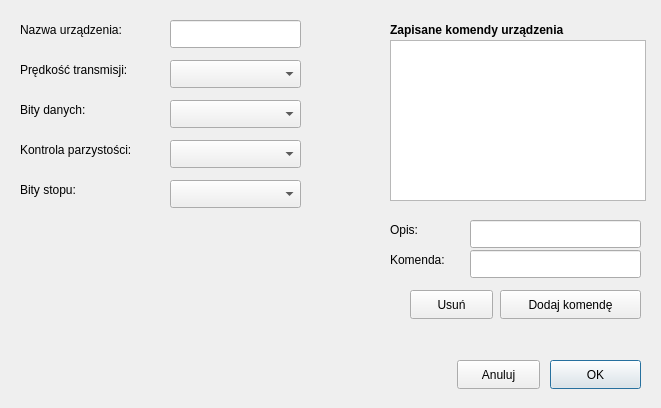
<?xml version="1.0" encoding="UTF-8"?>
<ui version="4.0">
 <class>add_divice_form</class>
 <widget class="QDialog" name="add_divice_form">
  <property name="geometry">
   <rect>
    <x>0</x>
    <y>0</y>
    <width>661</width>
    <height>408</height>
   </rect>
  </property>
  <property name="windowTitle">
   <string>Dodaj urządzenie</string>
  </property>
  <widget class="QPushButton" name="addDiviceButton">
   <property name="geometry">
    <rect>
     <x>550</x>
     <y>360</y>
     <width>91</width>
     <height>29</height>
    </rect>
   </property>
   <property name="text">
    <string>OK</string>
   </property>
  </widget>
  <widget class="QPushButton" name="cancelButton">
   <property name="geometry">
    <rect>
     <x>457</x>
     <y>360</y>
     <width>83</width>
     <height>29</height>
    </rect>
   </property>
   <property name="text">
    <string>Anuluj</string>
   </property>
  </widget>
  <widget class="QLineEdit" name="divNameEdit">
   <property name="enabled">
    <bool>true</bool>
   </property>
   <property name="geometry">
    <rect>
     <x>170</x>
     <y>20</y>
     <width>131</width>
     <height>28</height>
    </rect>
   </property>
   <property name="readOnly">
    <bool>false</bool>
   </property>
  </widget>
  <widget class="QLabel" name="stopBitLabel">
   <property name="geometry">
    <rect>
     <x>20</x>
     <y>180</y>
     <width>131</width>
     <height>20</height>
    </rect>
   </property>
   <property name="text">
    <string>Bity stopu:</string>
   </property>
  </widget>
  <widget class="QLabel" name="parityLabel">
   <property name="geometry">
    <rect>
     <x>20</x>
     <y>140</y>
     <width>141</width>
     <height>20</height>
    </rect>
   </property>
   <property name="text">
    <string>Kontrola parzystości:</string>
   </property>
  </widget>
  <widget class="QLabel" name="speedTransLabel">
   <property name="geometry">
    <rect>
     <x>20</x>
     <y>60</y>
     <width>131</width>
     <height>20</height>
    </rect>
   </property>
   <property name="text">
    <string>Prędkość transmisji:</string>
   </property>
  </widget>
  <widget class="QLabel" name="divNameLabel">
   <property name="geometry">
    <rect>
     <x>20</x>
     <y>20</y>
     <width>131</width>
     <height>20</height>
    </rect>
   </property>
   <property name="text">
    <string>Nazwa urządzenia:</string>
   </property>
  </widget>
  <widget class="QComboBox" name="parityCombo">
   <property name="geometry">
    <rect>
     <x>170</x>
     <y>140</y>
     <width>131</width>
     <height>28</height>
    </rect>
   </property>
  </widget>
  <widget class="QLabel" name="bitLabel">
   <property name="geometry">
    <rect>
     <x>20</x>
     <y>100</y>
     <width>131</width>
     <height>20</height>
    </rect>
   </property>
   <property name="text">
    <string>Bity danych:</string>
   </property>
  </widget>
  <widget class="QTableWidget" name="commandTableWidget">
   <property name="geometry">
    <rect>
     <x>390</x>
     <y>40</y>
     <width>256</width>
     <height>161</height>
    </rect>
   </property>
   <property name="font">
    <font>
     <pointsize>10</pointsize>
     <bold>false</bold>
    </font>
   </property>
  </widget>
  <widget class="QPushButton" name="addCommandButton">
   <property name="geometry">
    <rect>
     <x>500</x>
     <y>290</y>
     <width>141</width>
     <height>29</height>
    </rect>
   </property>
   <property name="text">
    <string>Dodaj komendę</string>
   </property>
  </widget>
  <widget class="QLineEdit" name="commandDescEdit">
   <property name="geometry">
    <rect>
     <x>470</x>
     <y>220</y>
     <width>171</width>
     <height>28</height>
    </rect>
   </property>
   <property name="readOnly">
    <bool>false</bool>
   </property>
  </widget>
  <widget class="QLabel" name="commandDescLabel">
   <property name="geometry">
    <rect>
     <x>390</x>
     <y>220</y>
     <width>71</width>
     <height>20</height>
    </rect>
   </property>
   <property name="text">
    <string>Opis:</string>
   </property>
  </widget>
  <widget class="QLabel" name="commandLabel">
   <property name="geometry">
    <rect>
     <x>390</x>
     <y>250</y>
     <width>81</width>
     <height>20</height>
    </rect>
   </property>
   <property name="text">
    <string>Komenda: </string>
   </property>
  </widget>
  <widget class="QLineEdit" name="commandEdit">
   <property name="geometry">
    <rect>
     <x>470</x>
     <y>250</y>
     <width>171</width>
     <height>28</height>
    </rect>
   </property>
   <property name="readOnly">
    <bool>false</bool>
   </property>
  </widget>
  <widget class="QLabel" name="stopBitLabel_4">
   <property name="geometry">
    <rect>
     <x>390</x>
     <y>20</y>
     <width>211</width>
     <height>20</height>
    </rect>
   </property>
   <property name="font">
    <font>
     <bold>true</bold>
    </font>
   </property>
   <property name="text">
    <string>Zapisane komendy urządzenia</string>
   </property>
  </widget>
  <widget class="QComboBox" name="baudRateCombo">
   <property name="geometry">
    <rect>
     <x>170</x>
     <y>60</y>
     <width>131</width>
     <height>28</height>
    </rect>
   </property>
  </widget>
  <widget class="QComboBox" name="dataBitsCombo">
   <property name="geometry">
    <rect>
     <x>170</x>
     <y>100</y>
     <width>131</width>
     <height>28</height>
    </rect>
   </property>
  </widget>
  <widget class="QComboBox" name="stopBitsCombo">
   <property name="geometry">
    <rect>
     <x>170</x>
     <y>180</y>
     <width>131</width>
     <height>28</height>
    </rect>
   </property>
  </widget>
  <widget class="QPushButton" name="removeCommandButton">
   <property name="geometry">
    <rect>
     <x>410</x>
     <y>290</y>
     <width>83</width>
     <height>29</height>
    </rect>
   </property>
   <property name="text">
    <string>Usuń</string>
   </property>
  </widget>
 </widget>
 <resources/>
 <connections/>
</ui>
